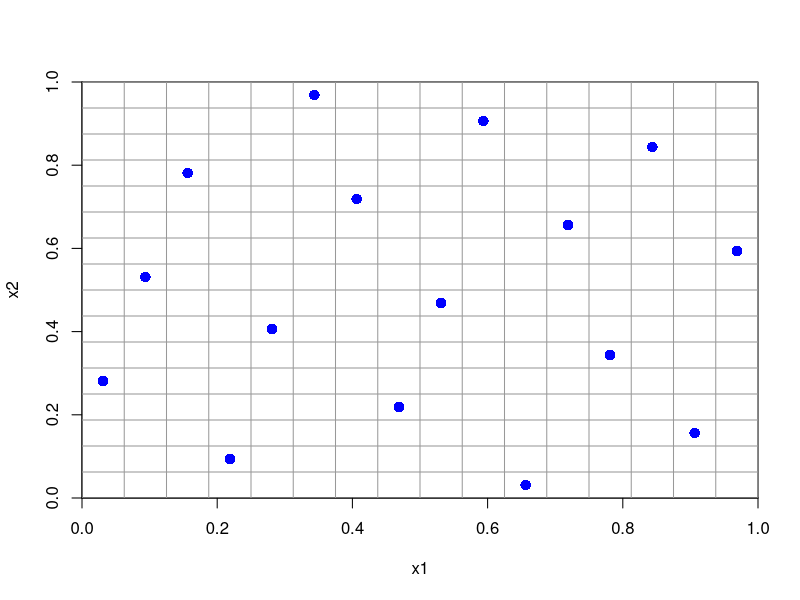
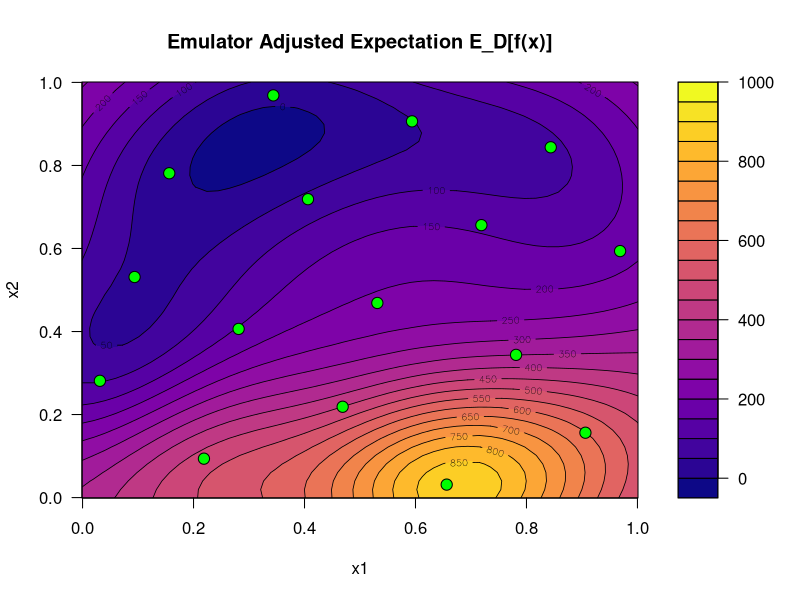
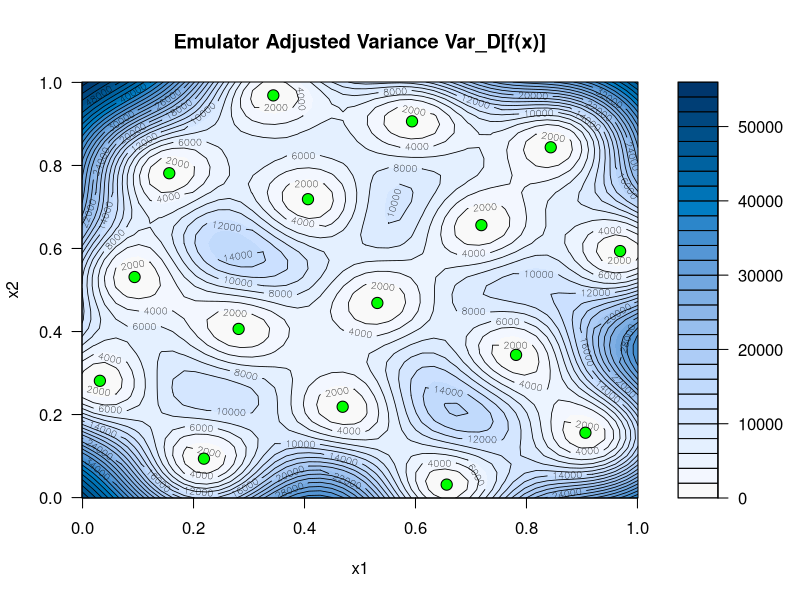
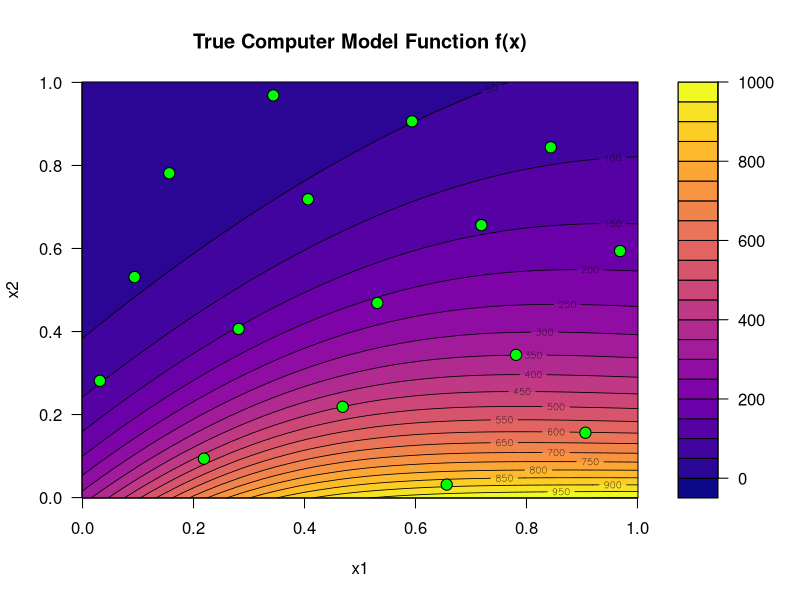
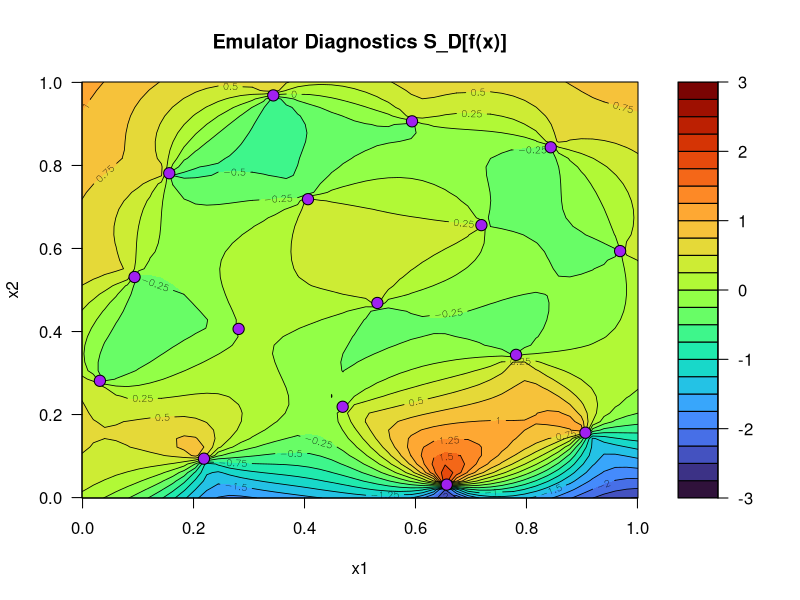
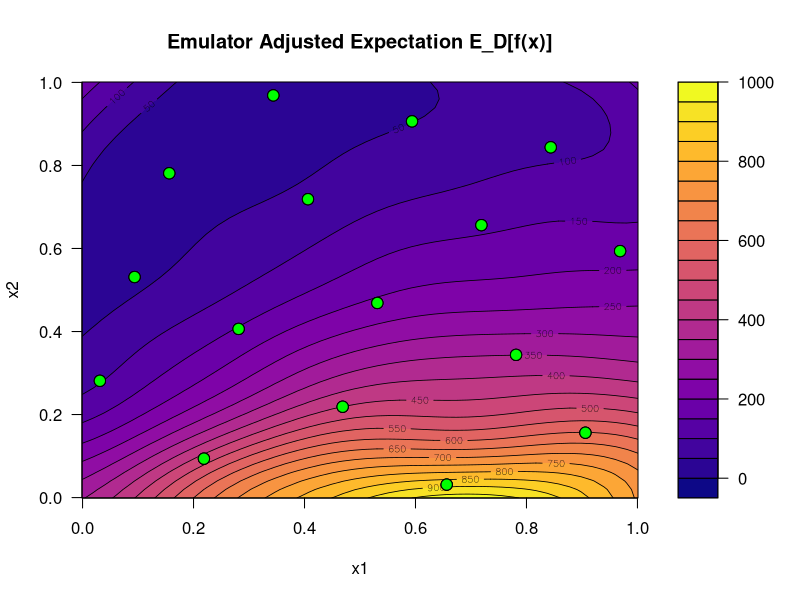
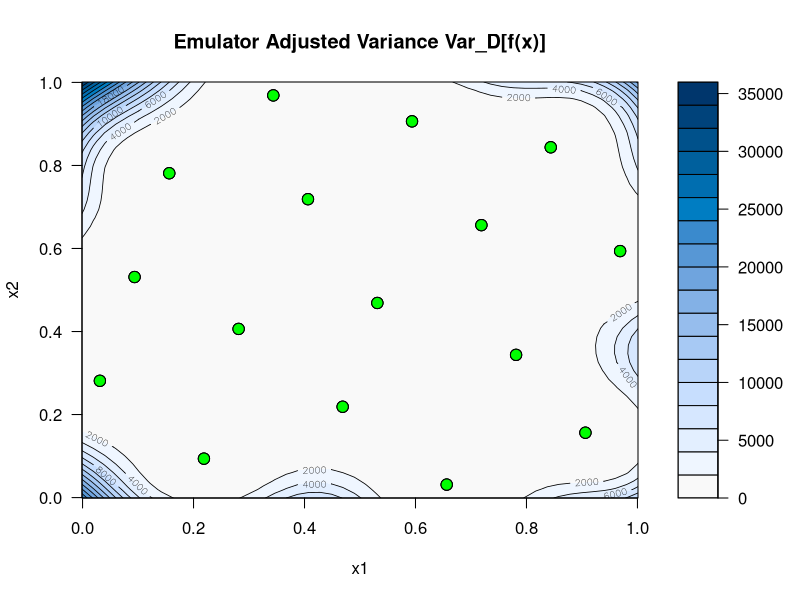
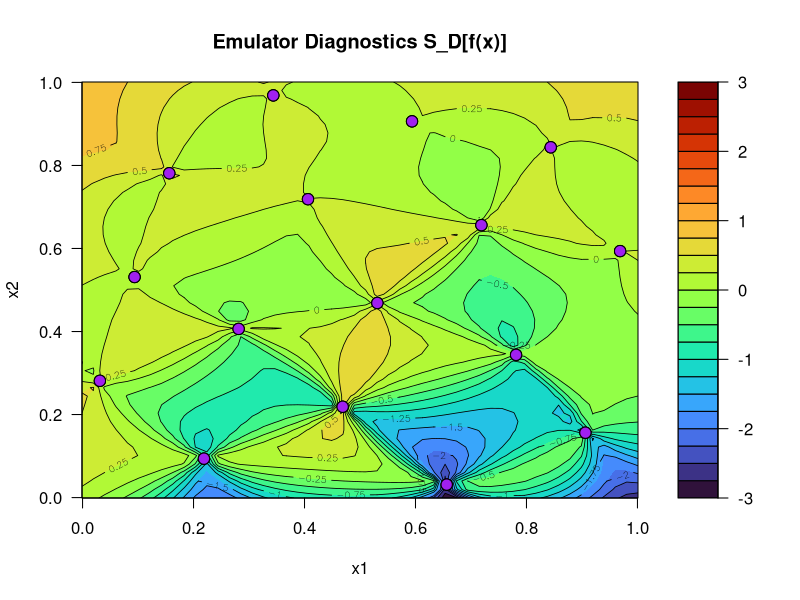

These charts were generated, in order, by the following R code:
## ---- chunk 1
knitr::opts_chunk$set(echo = TRUE)
## ---- chunk 2
# We will use the 'lsoda' numerical ODE solver from the deSolve package
library(deSolve)

# Define the SIRS Disease model. Here, x1 = alpha_SI, x2 = alpha_IR, x3 = alpha_SR .
# S = number of susceptible individuals, I = number of infected individuals, R = number of recovered individuals.
SIRS_Disease_Model <- function(t, y, parms) {		
  with(as.list(parms),{
    N  <-  y["S"] + y["I"] + y["R"]
    dS  	=   x3 * y["R"]  -  x1 * y["S"] * y["I"] / N
    dI		=   x1 * y["S"] * y["I"] / N  - x2 * y["I"]
    dR    =   x2 * y["I"]  -  x3 * y["R"]
    res <- c(dS, dI, dR)
    list(res)
  })
}

## ---- chunk 3
# Initial configuration for the number of individuals in compartment S, I and R at time t=0
ystart <- c(S = 850, I = 150, R = 0)				

# Define the time period
times <- seq(0, 10, length=100)

## ---- chunk 4
simple_BL_emulator_v2 <- function(x,              # the emulator prediction point
                                  xD,             # the run input locations xD
                                  D,              # the run outputs D = (f(x^1),...,f(x^n))
                                  theta = 1,      # the correlation lengths
                                  sigma = 1,      # the prior SD sigma sqrt(Var[f(x)])
                                  E_f = 0         # prior expectation of f: E(f(x)) = 0 
){
  
  # store length of runs D  
  n <- length(D)
  
  # Define Covariance structure of f(x): Cov[f(x),f(xdash)] 
  Cov_fx_fxdash <- function(x,xdash) sigma^2 * exp(-sum((x-xdash)^2)/theta^2) 
  
  
  # Define objects needed for BL update rules 
  # Create E[D] vector
  E_D <- rep(E_f,n)
  
  # Create Var_D matrix:
  Var_D <- matrix(0,nrow=n,ncol=n)

  for(i in 1:n) for(j in 1:n) Var_D[i,j] <- Cov_fx_fxdash(xD[i,],xD[j,])  
  
  # Create E[f(x)]
  E_fx <- E_f
  
  # Create Var_f(x) 
  Var_fx <- sigma^2
  
  # Create Cov_fx_D row vector
  Cov_fx_D <- matrix(0,nrow=1,ncol=n)

  for(j in 1:n) Cov_fx_D[1,j] <- Cov_fx_fxdash(x,xD[j,])    
  
  # Perform Bayes Linear adjustment to find Adjusted Expectation and Variance of f(x)
  ED_fx   <-  E_fx + Cov_fx_D %*% solve(Var_D) %*% (D - E_D)   
  VarD_fx <-  Var_fx - Cov_fx_D %*% solve(Var_D) %*% t(Cov_fx_D)  
  
  # Return the emulator adjusted expectation and variance 
  return(c("ExpD_f(x)"=ED_fx,"VarD_f(x)"=VarD_fx))  
  
}

## ---- chunk 5
lhd_maximin <- function(nl){                    # nl = number of points in LHD 
  
  x_lhd <- cbind("x1"=sample(0:(nl-1)),"x2"=sample(0:(nl-1))) / nl  +  0.5/nl  # create LHD
  
  ### Maximin loop: performs swaps on 1st of two closest points with another random point
  for(i in 1:1000){
    mat <- as.matrix(dist(x_lhd)) + diag(10,nl) # creates matrix of distances between points
    # note the inflated diagonal 
    closest_runs <- which(mat==min(mat),arr.ind=TRUE)   # finds pairs of closest runs
    ind <- closest_runs[sample(nrow(closest_runs),1),1] # chooses one of close runs at random
    swap_ind <- sample(setdiff(1:nl,ind),1)       # randomly selects another run to swap with
    x_lhd2 <- x_lhd                               # creates second version of LHD
    x_lhd2[ind[1],1]   <- x_lhd[swap_ind,1] # swaps x_1 vals between 1st close run & other run
    x_lhd2[swap_ind,1] <- x_lhd[ind[1],1]   # swaps x_1 vals between 1st close run & other run
    if(min(dist(x_lhd2)) >= min(dist(x_lhd))-0.00001) {  # if min distance between points is same or better
      x_lhd <- x_lhd2                                    # we replace LHD with new LHD with the swap
      # cat("min dist =",min(dist(x_lhd)),"Iteration = ",i,"\n") # write out min dist 
    }
  }
  
  
  return(x_lhd)
}

set.seed(15)
x_lhd<- lhd_maximin(16)
xD <- x_lhd

# plot maximin Latin hypercube design

plot(xD,xlim=c(0,1),ylim=c(0,1),pch=16,xaxs="i",yaxs="i",col="blue",xlab="x1",ylab="x2",cex=1.4)
abline(h=(0:16)/16,col="grey60")
abline(v=(0:16)/16,col="grey60")

## ---- chunk 6
xD_scaled <- cbind("x1"=rep(0,16),"x2"=rep(0,16))
xD_scaled[,1] <- xD[,1]*0.7+0.1
xD_scaled[,2] <- xD[,2]*0.5
## ---- chunk 7
# Perform 16 runs of the SIRS model extracting the output for t=10 and store as D 
D <- NULL

for(i in 1:nrow(xD_scaled)){
  parms = c( xD_scaled[i,1], xD_scaled[i,2], x3 = 0.04)
  # Extract the output at t=10, this corresponds to the 101st row 
  infected <- as.matrix(lsoda(ystart, times, SIRS_Disease_Model, parms, maxsteps=20000)) [100,"I"]
  D <- c(D,infected)
  
}		
## ---- chunk 8
x_grid <- seq(-0.001,1.001,len=50)
xP <- as.matrix(expand.grid("x1"=x_grid,"x2"=x_grid))
## ---- chunk 9
em_out <- t(apply(xP,1,simple_BL_emulator_v2,xD=xD,D=D,theta=0.25,sigma=250,E_f=350))   
E_D_fx_mat <- matrix(em_out[,"ExpD_f(x)"],nrow=length(x_grid),ncol=length(x_grid)) 
Var_D_fx_mat <- matrix(em_out[,"VarD_f(x)"],nrow=length(x_grid),ncol=length(x_grid)) 
## ---- chunk 10
### define filled contour plot function for emulator output ###
emul_fill_cont <- function(
    cont_mat,            # matrix of values we want contour plot of 
    cont_levs=NULL,      # contour levels (NULL: automatic selection)
    nlev=20,             # approx no. of contour levels for auto select  
    plot_xD=TRUE,        # plot the design runs TRUE or FALSE
    xD=NULL,             # the design points if needed
    xD_col="green",      # colour of design runs
    x_grid,              # grid edge locations that define xP
    ...                  # extra arguments passed to filled.contour
){
  
  ### Define contour levels if necessary ###
  if(is.null(cont_levs)) cont_levs <- pretty(cont_mat,n=nlev)     
  
  ### create the filled contour plot ###
  filled.contour(x_grid,x_grid,cont_mat,levels=cont_levs,xlab="x1",ylab="x2",...,  
                 plot.axes={axis(1);axis(2)                 # sets up plotting in contour box
                   contour(x_grid,x_grid,cont_mat,add=TRUE,levels=cont_levs,lwd=0.8)   # plot contour lines
                   if(plot_xD) points(xD,pch=21,col=1,bg=xD_col,cex=1.5)})  # plot design points
}


## ---- chunk 11
library(viridisLite)

exp_cols <- plasma
var_cols <-  function(n) hcl.colors(n, "blues3", rev = TRUE)
diag_cols <- turbo
## ---- chunk 12

emul_fill_cont(cont_mat=E_D_fx_mat,cont_levs=seq(-50,1000,50),xD=xD,x_grid=x_grid,
               color.palette=exp_cols,        # this sets the colour scheme
               main="Emulator Adjusted Expectation E_D[f(x)]")

emul_fill_cont(cont_mat=Var_D_fx_mat,cont_levs=NULL,xD=xD,x_grid=x_grid,
               color.palette=var_cols,
               main="Emulator Adjusted Variance Var_D[f(x)]")
## ---- chunk 13
f <- NULL
for(i in 1:nrow(xP)){
  
  parms = c( xP[i,1]*0.7+0.1, xP[i,2]*0.5, x3 = 0.04)
  out <- as.matrix(lsoda(ystart, times, SIRS_Disease_Model, parms, maxsteps=20000)) [100,"I"]
  f <-  c(f,out)
}
fxP_mat <- matrix(f,nrow=length(x_grid),ncol=length(x_grid)) 



emul_fill_cont(cont_mat=fxP_mat,cont_levs=seq(-50,1000,50),xD=xD,x_grid=x_grid,
               color.palette=exp_cols,
               main="True Computer Model Function f(x)" )

## ---- chunk 14
S_diag_mat <- (E_D_fx_mat - fxP_mat) / sqrt(Var_D_fx_mat)

emul_fill_cont(cont_mat=S_diag_mat,cont_levs=seq(-3,3,0.25),xD=xD,x_grid=x_grid,
               xD_col="purple",
               color.palette=diag_cols,
               main="Emulator Diagnostics S_D[f(x)]")
## ---- chunk 15
# Define the SIRS Disease model. Here, x1 = alpha_SI, x2 = alpha_IR, x3 = alpha_SR .
# This model solves for S,I and R, and the partial derivatives of these outputs with respect to x1, x2 and x3
SIRS_Disease_Model_adjoint <- function(t, y, parms) {	

  with(as.list(parms),{
 
    N  <-  y["S"] + y["I"] + y["R"]
    dS  	=   x3 * y["R"]  -  x1 * y["S"] * y["I"] / N
    dI		=   x1 * y["S"] * y["I"] / N  - x2 * y["I"]
    dR    =   x2 * y["I"]  -  x3 * y["R"]
    
    dSdx1 = x3*y["dRdx1"] -x1*y["dSdx1"]*y["I"]/N - x1*y["S"]*y["dIdx1"]/N - y["S"]*y["I"]/N
    dSdx2 = x3*y["dRdx2"] -x1*y["dSdx2"]*y["I"]/N - x1*y["S"]*y["dIdx2"]/N
    dSdx3 = x3*y["dRdx3"]+ y["R"] -x1*y["dSdx3"]*y["I"] /N - x1*y["S"]*y["dIdx3"]/N
    
    dIdx1 = x1*y["dSdx1"]*y["I"]/N +x1*y["S"]*y["dIdx1"]/N +y["S"]*y["I"]/N -x2*y["dIdx1"]
    dIdx2 = x1*y["dSdx2"]*y["I"]/N + x1*y["S"]*y["dIdx2"]/N -x2*y["dIdx2"] - y["I"]
    dIdx3 = x1*y["dSdx3"]*y["I"] /N + x1*y["S"]*y["dIdx3"]/N - x2*y["dIdx3"]
    
    dRdx1 = x2*y["dIdx1"] - x3*y["dRdx1"]
    dRdx2 = y["I"] + x2*y["dIdx2"] -x3*y["dRdx2"]
    dRdx3 = x2*y["dIdx3"] - y["R"] -x3*y["dRdx3"]
 
    
    res <- c(dS, dI, dR, dSdx1,dSdx2,dSdx3,dIdx1,dIdx2,dIdx3,dRdx1,dRdx2,dRdx3)
    list(res)
  })
}

## ---- chunk 16
simple_BL_emulator_v2_dev<- function(x,              # the emulator prediction point
                                  xD,             # the run input locations xD
                                  D,              # the run outputs D = (f(x^1),...,f(x^n))
                                  theta = 1,      # the correlation lengths
                                  sigma = 1,      # the prior SD sigma sqrt(Var[f(x)])
                                  E_f=0,         # prior expectation of f: E(f(x)) = 0 
                                  n=16,           # # the number of design runs
                                  n_x1=16,       # the number of x1 derivatives 
                                  n_x2=16         # the number of x2 derivatives 
){
  
  # Define Covariance structure of f(x): Cov[f(x),f(xdash)] 
  Cov_fx_fxdash <- function(x,xdash) sigma^2 * exp(-sum((x-xdash)^2)/theta^2)
  
  # Derivatives here are w.r.t x1
  # Define Covariance structure of f(x): Cov[f'(x),f(xdash)] 
  Cov_fx_fxdash_dx1 <- function(x,xdash) -2*sigma^2 *(x[1]-xdash[1]) *exp(-sum((x-xdash)^2)/theta^2) /theta^2
  # Define Covariance structure of f(x): Cov[f(x),f'(xdash)] 
  Cov_fx_fxdash_dx1dash <- function(x,xdash) 2*sigma^2 *(x[1]-xdash[1]) *exp(-sum((x-xdash)^2)/theta^2)/theta^2
  # Define Covariance structure of f(x): Cov[f'(x),f'(xdash)] 
  Cov_fx_fxdash_dx1dx1dash <- function(x,xdash) -4*sigma^2 *(x[1]-xdash[1])^2 *exp(-sum((x-xdash)^2)/theta^2)/theta^4 + 2*sigma^2*exp(-sum((x-xdash)^2)/theta^2) /theta^2
  
  # Derivatives here are w.r.t x2
  # Define Covariance structure of f(x): Cov[f'(x),f(xdash)] 
  Cov_fx_fxdash_dx2 <- function(x,xdash) -2*sigma^2 *(x[2]-xdash[2]) *exp(-sum((x-xdash)^2)/theta^2) /theta^2
  # Define Covariance structure of f(x): Cov[f(x),f'(xdash)] 
  Cov_fx_fxdash_dx2dash <- function(x,xdash) 2*sigma^2 *(x[2]-xdash[2]) *exp(-sum((x-xdash)^2)/theta^2)/theta^2
  # Define Covariance structure of f(x): Cov[f'(x),f'(xdash)] 
  Cov_fx_fxdash_dx2dx2dash <- function(x,xdash) -4*sigma^2 *(x[2]-xdash[2])^2 *exp(-sum((x-xdash)^2)/theta^2)/theta^4 + 2*sigma^2*exp(-sum((x-xdash)^2)/theta^2) /theta^2
  
  # Mixed partial derivatives  
  Cov_mixed <- function(x,xdash) -4*sigma^2 *(x[2]-xdash[2])*(x[1]-xdash[1]) *exp(-sum((x-xdash)^2)/theta^2)/theta^4
  
  # Create E[D] vector
  # We give each partial derivative zero expectation
  E_D <- c(rep(E_f,n),rep(0,n_x1),rep(0,n_x2))
  #E_D <- c(rep(E_f,n+n_x1+n_x2))
  
  # Create Var_D matrix
  Var_D <- matrix(0,nrow=n+n_x1+n_x2,ncol=n+n_x1+n_x2)
 
  # Keep this part of the matrix the same as in the non-derivative case
  for(i in 1:n) for(j in 1:n) Var_D[i,j] <- Cov_fx_fxdash(xD[i,],xD[j,]) 
  
  # Include the derivatives w.r.t x1
  for(i in 1:n) for(j in (n+1):(n+n_x1)) Var_D[i,j] <- Cov_fx_fxdash_dx1dash(xD[i,],xD[j,])  
  
  for(i in (n+1):(n+n_x1)) for(j in 1:n) Var_D[i,j] <-Cov_fx_fxdash_dx1(xD[i,],xD[j,])  
  
  for(i in (n+1):(n+n_x1)) for(j in (n+1):(n+n_x1) ) Var_D[i,j] <-Cov_fx_fxdash_dx1dx1dash(xD[i,],xD[j,]) 
  
  
  # Now include the derivatives w.r.t x2
  for(i in 1:n) for(j in (n+n_x1+1):(n+n_x1+n_x2)) Var_D[i,j] <- Cov_fx_fxdash_dx2dash(xD[i,],xD[j,])  
  
  for(i in (n+n_x1+1):(n+n_x1+n_x2)) for(j in 1:n)  Var_D[i,j] <-Cov_fx_fxdash_dx2(xD[i,],xD[j,])  
  
  for(i in (n+n_x1+1):(n+n_x1+n_x2)) for(j in (n+n_x1+1):(n+n_x1+n_x2) ) Var_D[i,j] <- Cov_fx_fxdash_dx2dx2dash(xD[i,],xD[j,])
  
  for(i in (n+n_x1+1):(n+n_x1+n_x2)) for(j in (n+1):(n+n_x1)) Var_D[i,j] <- Cov_mixed(xD[i,],xD[j,])
    
  for(i in (n+1):(n+n_x1))   for(j in (n+n_x1+1):(n+n_x1+n_x2)) Var_D[i,j] <- Cov_mixed(xD[i,],xD[j,])

  # Create E[f(x)]
  E_fx <- E_f
  
  # Create Var_f(x) 
  Var_fx <- sigma^2
  
  # Create Cov_fx_D row vector
  Cov_fx_D <- matrix(0,nrow=1,ncol=n+n_x1+n_x2)
  
  # Covariance for our known runs
  for(j in 1:n) Cov_fx_D[1,j] <- Cov_fx_fxdash(x,xD[j,])    
  # Covariance for x1 partial derivatives
  for(j in (n+1):(n+n_x1)) Cov_fx_D[1,j] <- Cov_fx_fxdash_dx1dash(x,xD[j,])
  # Covariance for x2 partial derivatives
  for(j in (n+n_x1+1):(n+n_x1+n_x2)) Cov_fx_D[1,j] <- Cov_fx_fxdash_dx2dash(x,xD[j,])
  
  #Perform Bayes Linear adjustment to find Adjusted Expectation and Variance of f(x)
  ED_fx   <-  E_fx + Cov_fx_D %*% solve(Var_D) %*% (D - E_D)   
  VarD_fx <-  Var_fx - Cov_fx_D %*% solve(Var_D) %*% t(Cov_fx_D)  
  
  ### Return the emulator adjusted expectation and variance

  return(c("ExpD_f(x)"=ED_fx,"VarD_f(x)"=VarD_fx))  

}

## ---- chunk 17
# Starting configuration for the adjoint SIRS model 
ystart <- c(S = 850, I = 150, R = 0, dSdx1=0, dSdx2=0, dSdx3=0, dIdx1=0, dIdx2=0, dIdx3=0, dRdx1=0, dRdx2=0, dRdx3=0)


x1_dev <- NULL
for(i in 1:nrow(xD)){
  parms = c(xD_scaled[i,1], xD_scaled[i,2], x3=0.04,dSdx1 = 0, dIdx1 = 0, dRdx1 = 0, dSdx2 = 0, dIdx2 = 0, dRdx2 = 0, dSdx3 = 0, dIdx3 = 0, dRdx3 = 0)
  # Extract the output at t=10, this corresponds to the 101st row 
  infected <- as.matrix(lsoda(ystart, times, SIRS_Disease_Model_adjoint, parms, maxsteps=200000)) [100,"dIdx1"]
  x1_dev <- c(x1_dev,infected)
  
}		

# Transform derivatives to their original scale
x1_dev <- x1_dev*0.7


x2_dev <- NULL
for(i in 1:nrow(xD_scaled)){
  parms = c(xD_scaled[i,1], xD_scaled[i,2], x3=0.04, dSdx1 = 0, dIdx1 = 0, dRdx1 = 0, dSdx2 = 0, dIdx2 = 0, dRdx2 = 0, dSdx3 = 0, dIdx3 = 0, dRdx3 = 0)
  # Extract the output at t=10, this corresponds to the 101st row 
  infected <- as.matrix(lsoda(ystart, times, SIRS_Disease_Model_adjoint, parms, maxsteps=20000)) [100,"dIdx2"]
  x2_dev <- c(x2_dev,infected)
  
}	

# Transform derivatives to their original scale
x2_dev <- x2_dev*0.5

## ---- chunk 18
# Add this derivative information to D
D <- c(D,x1_dev,x2_dev)

# Record the input points for each partial derivative
xD <- rbind(xD,xD,xD)

# Emulate
em_out <- t(apply(xP,1,simple_BL_emulator_v2_dev,xD=xD,D=D,theta=0.25,sigma=250,E_f=350))

E_D_fx_mat <- matrix(em_out[,"ExpD_f(x)"],nrow=length(x_grid),ncol=length(x_grid)) 
Var_D_fx_mat <- matrix(em_out[,"VarD_f(x)"],nrow=length(x_grid),ncol=length(x_grid)) 

emul_fill_cont(cont_mat=E_D_fx_mat,cont_levs=seq(-50,1000,50),xD=xD,x_grid=x_grid,
               color.palette=exp_cols,        # this sets the colour scheme
               main="Emulator Adjusted Expectation E_D[f(x)]")


emul_fill_cont(cont_mat=Var_D_fx_mat,cont_levs=NULL,xD=xD,x_grid=x_grid,
               color.palette=var_cols,
               main="Emulator Adjusted Variance Var_D[f(x)]")

## ---- chunk 19
S_diag_mat <- (E_D_fx_mat - fxP_mat) / sqrt(Var_D_fx_mat)

emul_fill_cont(cont_mat=S_diag_mat,cont_levs=seq(-3,3,0.25),xD=xD,x_grid=x_grid,
               xD_col="purple",
               color.palette=diag_cols,
               main="Emulator Diagnostics S_D[f(x)]")
## ---- chunk 20
simple_BL_emulator_v2_x1 <- function(x,              # the emulator prediction point
                                  xD,             # the run input locations xD
                                  D,              # the run outputs D = (f(x^1),...,f(x^n))
                                  theta = 1,      # the correlation lengths
                                  sigma = 1,      # the prior SD sigma sqrt(Var[f(x)])
                                  E_f = 0,       # prior expectation of f: E(f(x)) = 0 
                                  n_x1 = 16   # the number of x1 derivatives 
){
  
  # store length of runs D  
  n <- 16
  
  
  ### Define Covariance structure of f(x): Cov[f(x),f(xdash)] 
  Cov_fx_fxdash <- function(x,xdash) sigma^2 * exp(-sum((x-xdash)^2)/theta^2)
  
  # Derivatives are w.r.t x1:
  # Define Covariance structure of f(x): Cov[f'(x),f(xdash)] 
  Cov_fx_fxdash_dx1 <- function(x,xdash) -2*sigma^2 *(x[1]-xdash[1]) *exp(-sum((x-xdash)^2)/theta^2) /theta^2
  # Define Covariance structure of f(x): Cov[f(x),f'(xdash)] 
  Cov_fx_fxdash_dx1dash <- function(x,xdash) 2*sigma^2 *(x[1]-xdash[1]) *exp(-sum((x-xdash)^2)/theta^2)/theta^2
  # Define Covariance structure of f(x): Cov[f'(x),f'(xdash)] 
  Cov_fx_fxdash_dx1dx1dash <- function(x,xdash) -4*sigma^2 *(x[1]-xdash[1])^2 *exp(-sum((x-xdash)^2)/theta^2)/theta^4 + 2*sigma^2*exp(-sum((x-xdash)^2)/theta^2) /theta^2
  
  
 
  # Create E[D] vector
  # Give the x1 partial derivatives zero expectation
  E_D <- c(rep(E_f,n), rep(0,n_x1))
  
  # Create Var_D matrix:
  Var_D <- matrix(0,nrow=n+n_x1,ncol=n+n_x1)
  
  # Keep this part of the matrix the same as emulating without derivative information
  for(i in 1:n) for(j in 1:n) Var_D[i,j] <- Cov_fx_fxdash(xD[i,],xD[j,])  
  
  # Including the x1 partial derivatives
  for(i in 1:n) for(j in (n+1):(n+n_x1)) Var_D[i,j] <- Cov_fx_fxdash_dx1dash(xD[i,],xD[j,])  
  
  for(j in 1:n) for(i in (n+1):(n+n_x1)) Var_D[i,j] <-Cov_fx_fxdash_dx1(xD[i,],xD[j,])  
  
  for(i in (n+1):(n+n_x1)) for(j in (n+1):(n+n_x1) )    Var_D[i,j] <-Cov_fx_fxdash_dx1dx1dash(xD[i,],xD[j,]) 
  
  
  
  # Create E[f(x)]
  E_fx <- E_f
  
  # Create Var_f(x) 
  Var_fx <- sigma^2
  
  # Create Cov_fx_D row vector
  Cov_fx_D <- matrix(0,nrow=1,ncol=n+n_x1)
  
  for(j in 1:n) Cov_fx_D[1,j] <- Cov_fx_fxdash(x,xD[j,])    
  
  # Include the x1 partial derivative information
  for(j in (n+1):(n+n_x1)) Cov_fx_D[1,j] <- Cov_fx_fxdash_dx1dash(x,xD[j,])

  
  #Perform Bayes Linear adjustment to find Adjusted Expectation and Variance of f(x)
  ED_fx   <-  E_fx + Cov_fx_D %*% solve(Var_D) %*% (D - E_D)   
  VarD_fx <-  Var_fx - Cov_fx_D %*% solve(Var_D) %*% t(Cov_fx_D)  

  # Return emulator adjusted expectation and variance 
  return(c("ExpD_f(x)"=ED_fx,"VarD_f(x)"=VarD_fx))  
  
  
}
## ---- chunk 21
ystart <- c(S = 850, I = 150, R = 0)


# Perform 16 runs of the SIR model extracting the output for t=10 and store as D 
D <- NULL

for(i in 1:nrow(xD_scaled)){
  parms = c( xD_scaled[i,1], xD_scaled[i,2], x3 = 0.04)
  infected <- as.matrix(lsoda(ystart, times, SIRS_Disease_Model, parms, maxsteps=20000)) [100,"I"]
  D <- c(D,infected)
  
}		


### Define 50x50 grid of prediction points xP for emulator evaluation ###
x_grid <- seq(-0.001,1.001,len=50)
xP <- as.matrix(expand.grid("x1"=x_grid,"x2"=x_grid))



D <- c(D,x1_dev)
xD <- rbind(xD,xD)
em_out <- t(apply(xP,1,simple_BL_emulator_v2_x1,xD=xD,D=D,n_x1=16,theta=0.25,sigma=250,E_f=350))


### store emulator output as matrices to aid plotting ###
E_D_fx_mat <- matrix(em_out[,"ExpD_f(x)"],nrow=length(x_grid),ncol=length(x_grid)) 
Var_D_fx_mat <- matrix(em_out[,"VarD_f(x)"],nrow=length(x_grid),ncol=length(x_grid)) 

emul_fill_cont(cont_mat=E_D_fx_mat,cont_levs=seq(-50,1000,50),xD=xD,x_grid=x_grid,
               color.palette=exp_cols,        # this sets the colour scheme
               main="Emulator Adjusted Expectation E_D[f(x)]")


emul_fill_cont(cont_mat=Var_D_fx_mat,cont_levs=NULL,xD=xD,x_grid=x_grid,
               color.palette=var_cols,
               main="Emulator Adjusted Variance Var_D[f(x)]")
## ---- chunk 22
simple_BL_emulator_v2_x2 <- function(x,              # the emulator prediction point
                                  xD,             # the run input locations xD
                                  D,              # the run outputs D = (f(x^1),...,f(x^n))
                                  theta = 1,      # the correlation lengths
                                  sigma = 1,      # the prior SD sigma sqrt(Var[f(x)])
                                  E_f = 0 ,      # prior expectation of f: E(f(x)) = 0 
                                  n_x2 = 16    # the number of x2 derivatives 
){
  
  # store length of runs D  
  n <- 16
  
  # Define Covariance structure of f(x): Cov[f(x),f(xdash)] 
  Cov_fx_fxdash <- function(x,xdash) sigma^2 * exp(-sum((x-xdash)^2)/theta^2)
 
  
  # Derivatives are w.r.t x2:
  # Define Covariance structure of f(x): Cov[f'(x),f(xdash)] 
  Cov_fx_fxdash_dx2 <- function(x,xdash) -2*sigma^2 *(x[2]-xdash[2]) *exp(-sum((x-xdash)^2)/theta^2) /theta^2
  # Define Covariance structure of f(x): Cov[f(x),f'(xdash)] 
  Cov_fx_fxdash_dx2dash <- function(x,xdash) 2*sigma^2 *(x[2]-xdash[2]) *exp(-sum((x-xdash)^2)/theta^2)/theta^2
  # Define Covariance structure of f(x): Cov[f'(x),f'(xdash)] 
  Cov_fx_fxdash_dx2dx2dash <- function(x,xdash) -4*sigma^2 *(x[2]-xdash[2])^2 *exp(-sum((x-xdash)^2)/theta^2)/theta^4 + 2*sigma^2*exp(-sum((x-xdash)^2)/theta^2) /theta^2
  
  
  # Create E[D] vector
  # Give the x2 partial derivatives zero expectation
  E_D <- c(rep(E_f,n),rep(0,n_x2))
  
  # Create Var_D matrix:
  Var_D <- matrix(0,nrow=n+n_x2,ncol=n+n_x2)
  
  # Keep this part of the matrix the same as emulating without derivative information
  for(i in 1:n) for(j in 1:n) Var_D[i,j] <- Cov_fx_fxdash(xD[i,],xD[j,])  
  
  # Now include the x2 partial derivatives 
  for(i in 1:n) for(j in (n+1):(n+n_x2)) Var_D[i,j] <- Cov_fx_fxdash_dx2dash(xD[i,],xD[j,])  
  
  for(j in 1:n) for(i in (n+1):(n+n_x2)) Var_D[i,j] <-Cov_fx_fxdash_dx2(xD[i,],xD[j,])  
  
  for(i in (n+1):(n+n_x2)) for(j in (n+1):(n+n_x2) )    Var_D[i,j] <-Cov_fx_fxdash_dx2dx2dash(xD[i,],xD[j,]) 
  
  
  # Create E[f(x)]
  E_fx <- E_f
  
  # Create Var_f(x) 
  Var_fx <- sigma^2
  
  # Create Cov_fx_D row vector
  Cov_fx_D <- matrix(0,nrow=1,ncol=n+n_x2)
  
  for(j in 1:n) Cov_fx_D[1,j] <- Cov_fx_fxdash(x,xD[j,])    
  
  for(j in (n+1):(n+n_x2)) Cov_fx_D[1,j] <- Cov_fx_fxdash_dx2dash(x,xD[j,])

  
  # Perform Bayes Linear adjustment to find Adjusted Expectation and Variance of f(x) 
  ED_fx   <-  E_fx + Cov_fx_D %*% solve(Var_D) %*% (D - E_D)   
  VarD_fx <-  Var_fx - Cov_fx_D %*% solve(Var_D) %*% t(Cov_fx_D)  

  # Return emulator adjusted expectation and variance 
  return(c("ExpD_f(x)"=ED_fx,"VarD_f(x)"=VarD_fx))  
  
}
## ---- chunk 23
xD <- x_lhd

# Perform 16 runs of the SIR model extracting the output for t=10 and store as D 
D <- NULL

for(i in 1:nrow(xD_scaled)){
  parms = c( xD_scaled[i,1], xD_scaled[i,2], x3 = 0.04)
  infected <- as.matrix(lsoda(ystart, times, SIRS_Disease_Model, parms, maxsteps=20000)) [100,"I"]
  D <- c(D,infected)
  
}		

# Define 50x50 grid of prediction points xP for emulator evaluation 
x_grid <- seq(-0.001,1.001,len=50)
xP <- as.matrix(expand.grid("x1"=x_grid,"x2"=x_grid))


D <- c(D,x2_dev)
xD <- rbind(xD,xD)
em_out <- t(apply(xP,1,simple_BL_emulator_v2_x2,xD=xD,D=D,theta=0.25,sigma=250,E_f=350))

# Store the emulator output as matrices 
E_D_fx_mat <- matrix(em_out[,"ExpD_f(x)"],nrow=length(x_grid),ncol=length(x_grid)) 
Var_D_fx_mat <- matrix(em_out[,"VarD_f(x)"],nrow=length(x_grid),ncol=length(x_grid)) 

emul_fill_cont(cont_mat=E_D_fx_mat,cont_levs=seq(-50,1000,50),xD=xD,x_grid=x_grid,
               color.palette=exp_cols,        # this sets the colour scheme
               main="Emulator Adjusted Expectation E_D[f(x)]")


emul_fill_cont(cont_mat=Var_D_fx_mat,cont_levs=NULL,xD=xD,x_grid=x_grid,
               color.palette=var_cols,
               main="Emulator Adjusted Variance Var_D[f(x)]")
## ---- chunk 24
set.seed(29)
x_lhd <- lhd_maximin(8)
# Define run locations as the Maximin LHD 
xD <- x_lhd 

xD_scaled <- cbind("x2"=rep(0,8),"x3"=rep(0,8))
xD_scaled[,1] <- xD[,1]*0.5
xD_scaled[,2] <- xD[,2]*0.05

# Perform 16 runs of the SIR model extracting the output for t=10 and store as D 
D <- NULL

for(i in 1:nrow(xD_scaled)){
  parms = c( x1=0.7, xD_scaled[i,1], xD_scaled[i,2])
  # Extract the output at t=10, this corresponds to the 101st row 
  infected <- as.matrix(lsoda(ystart, times, SIRS_Disease_Model, parms, maxsteps=20000)) [100,"R"]
  D <- c(D,infected)
  
}		
## ---- chunk 25
simple_BL_emulator_dev_theta<- function(x,              # the emulator prediction point
                                         xD,             # the run input locations xD
                                         D,              # the run outputs D = (f(x^1),...,f(x^n))
                                         theta = c(1,1),      # the correlation lengths
                                         sigma = 1,      # the prior SD sigma sqrt(Var[f(x)])
                                         E_f=0,         # prior expectation of f: E(f(x)) = 0 
                                         n=8,           # # the number of design runs
                                         n_x1=8,       # the number of x1 derivatives 
                                         n_x2=8         # the number of x2 derivatives 
){
  
  
  
  
  ### Define Covariance structure of f(x): Cov[f(x),f(xdash)] ###
  Cov_fx_fxdash <- function(x,xdash) sigma^2 * exp(-(x[1]-xdash[1])^2/theta[1]^2 -(x[2]-xdash[2])^2/theta[2]^2)
  
  ## Derivatives w.r.t x1 ##
  ### Define Covariance structure of f(x): Cov[f'(x),f(xdash)] ###
  Cov_fx_fxdash_dx1 <- function(x,xdash) -2*sigma^2 *(x[1]-xdash[1]) *exp(-(x[1]-xdash[1])^2/theta[1]^2 -(x[2]-xdash[2])^2/theta[2]^2) /theta[1]^2
  ### Define Covariance structure of f(x): Cov[f(x),f'(xdash)] ###
  Cov_fx_fxdash_dx1dash <- function(x,xdash) 2*sigma^2 *(x[1]-xdash[1]) *exp(-(x[1]-xdash[1])^2/theta[1]^2 -(x[2]-xdash[2])^2/theta[2]^2)/theta[1]^2
  ### Define Covariance structure of f(x): Cov[f'(x),f'(xdash)] ###
  Cov_fx_fxdash_dx1dx1dash <- function(x,xdash) -4*sigma^2 *(x[1]-xdash[1])^2 *exp(-(x[1]-xdash[1])^2/theta[1]^2 -(x[2]-xdash[2])^2/theta[2]^2)/theta[1]^4 + 2*sigma^2*exp(-(x[1]-xdash[1])^2/theta[1]^2 -(x[2]-xdash[2])^2/theta[2]^2) /theta[1]^2
  
  
  ## Derivatives w.r.t x2 ##
  ### Define Covariance structure of f(x): Cov[f'(x),f(xdash)] ###
  Cov_fx_fxdash_dx2 <- function(x,xdash) -2*sigma^2 *(x[2]-xdash[2]) *exp(-(x[1]-xdash[1])^2/theta[1]^2 -(x[2]-xdash[2])^2/theta[2]^2) /theta[2]^2
  ### Define Covariance structure of f(x): Cov[f(x),f'(xdash)] ###
  Cov_fx_fxdash_dx2dash <- function(x,xdash) 2*sigma^2 *(x[2]-xdash[2]) *exp(-(x[1]-xdash[1])^2/theta[1]^2 -(x[2]-xdash[2])^2/theta[2]^2)/theta[2]^2
  ### Define Covariance structure of f(x): Cov[f'(x),f'(xdash)] ###
  Cov_fx_fxdash_dx2dx2dash <- function(x,xdash) -4*sigma^2 *(x[2]-xdash[2])^2 *exp(-(x[1]-xdash[1])^2/theta[1]^2 -(x[2]-xdash[2])^2/theta[2]^2)/theta[2]^4 + 2*sigma^2*exp(-(x[1]-xdash[1])^2/theta[1]^2 -(x[2]-xdash[2])^2/theta[2]^2) /theta[2]^2
  
  # Mixed partial derivatives 
  Cov_mixed <- function(x,xdash) -4*sigma^2 *(x[2]-xdash[2])*(x[1]-xdash[1]) *exp(-(x[1]-xdash[1])^2/theta[1]^2 -(x[2]-xdash[2])^2/theta[2]^2)/(theta[1]^2*theta[2]^2)
  
  
  
  # Create E[D] vector
  E_D <- c(rep(E_f,n),rep(0,n_x1),rep(0,n_x2))
  #E_D <- c(rep(E_f,n+n_x1+n_x2))
  
  # Create Var_D matrix:
  Var_D <- matrix(0,nrow=n+n_x1+n_x2,ncol=n+n_x1+n_x2)
  
  # Keep this part of the matrix the same 
  for(i in 1:n) for(j in 1:n) Var_D[i,j] <- Cov_fx_fxdash(xD[i,],xD[j,]) 
  
  # Include the derivatives w.r.t x1
  for(i in 1:n) for(j in (n+1):(n+n_x1)) Var_D[i,j] <- Cov_fx_fxdash_dx1dash(xD[i,],xD[j,])  
  
  for(i in (n+1):(n+n_x1)) for(j in 1:n) Var_D[i,j] <-Cov_fx_fxdash_dx1(xD[i,],xD[j,])  
  
  for(i in (n+1):(n+n_x1)) for(j in (n+1):(n+n_x1) ) Var_D[i,j] <-Cov_fx_fxdash_dx1dx1dash(xD[i,],xD[j,]) 
  
  
  # Now include the derivatives w.r.t x2
  for(i in 1:n) for(j in (n+n_x1+1):(n+n_x1+n_x2)) Var_D[i,j] <- Cov_fx_fxdash_dx2dash(xD[i,],xD[j,])  
  
  for(i in (n+n_x1+1):(n+n_x1+n_x2)) for(j in 1:n)  Var_D[i,j] <-Cov_fx_fxdash_dx2(xD[i,],xD[j,])  
  
  for(i in (n+n_x1+1):(n+n_x1+n_x2)) for(j in (n+n_x1+1):(n+n_x1+n_x2) ) Var_D[i,j] <- Cov_fx_fxdash_dx2dx2dash(xD[i,],xD[j,])
  
  for(i in (n+n_x1+1):(n+n_x1+n_x2)) for(j in (n+1):(n+n_x1)) Var_D[i,j] <- Cov_mixed(xD[i,],xD[j,])
  
  for(i in (n+1):(n+n_x1))   for(j in (n+n_x1+1):(n+n_x1+n_x2)) Var_D[i,j] <- Cov_mixed(xD[i,],xD[j,])
  
  # Create E[f(x)]
  E_fx <- E_f
  
  # Create Var_f(x) 
  Var_fx <- sigma^2
  
  # Create Cov_fx_D row vector
  Cov_fx_D <- matrix(0,nrow=1,ncol=n+n_x1+n_x2)
  
  for(j in 1:n) Cov_fx_D[1,j] <- Cov_fx_fxdash(x,xD[j,])    
  
  for(j in (n+1):(n+n_x1)) Cov_fx_D[1,j] <- Cov_fx_fxdash_dx1dash(x,xD[j,])
  
  for(j in (n+n_x1+1):(n+n_x1+n_x2)) Cov_fx_D[1,j] <- Cov_fx_fxdash_dx2dash(x,xD[j,])
  
  
  ### Perform Bayes Linear adjustment to find Adjusted Expectation and Variance of f(x) ###
  ED_fx   <-  E_fx + Cov_fx_D %*% solve(Var_D) %*% (D - E_D)   
  VarD_fx <-  Var_fx - Cov_fx_D %*% solve(Var_D) %*% t(Cov_fx_D)  
  
  ### return emulator expectation and variance ###
  
  return(c("ExpD_f(x)"=ED_fx,"VarD_f(x)"=VarD_fx))  
  
}
## ---- chunk 26
ystart <- c(S = 850, I = 150, R = 0, dSdx1=0, dSdx2=0, dSdx3=0, dIdx1=0, dIdx2=0, dIdx3=0, dRdx1=0, dRdx2=0, dRdx3=0)


x2_dev <- NULL
for(i in 1:nrow(xD)){
  parms = c(x1=0.7,xD_scaled[i,1], xD_scaled[i,2],dSdx1 = 0, dIdx1 = 0, dRdx1 = 0, dSdx2 = 0, dIdx2 = 0, dRdx2 = 0, dSdx3 = 0, dIdx3 = 0, dRdx3 = 0)
  # Extract the output at t=10, this corresponds to the 101st row 
  infected <- as.matrix(lsoda(ystart, times, SIRS_Disease_Model_adjoint, parms, maxsteps=200000)) [100,"dRdx2"]
  x2_dev <- c(x2_dev,infected)
  
}		

# Transform derivatives to original scale
x2_dev <- x2_dev*0.5


x3_dev <- NULL
for(i in 1:nrow(xD)){
  parms = c(x1=0.7,xD_scaled[i,1], xD_scaled[i,2],dSdx1 = 0, dIdx1 = 0, dRdx1 = 0, dSdx2 = 0, dIdx2 = 0, dRdx2 = 0, dSdx3 = 0, dIdx3 = 0, dRdx3 = 0)
  # Extract the output at t=10, this corresponds to the 101st row 
  infected <- as.matrix(lsoda(ystart, times, SIRS_Disease_Model_adjoint, parms, maxsteps=200000)) [100,"dRdx3"]
  x3_dev <- c(x3_dev,infected)
  
}		

# Transform derivatives to original scale
x3_dev <- x3_dev*0.05

## ---- chunk 27
D <- c(D,x2_dev,x3_dev)
xD <- rbind(xD,xD,xD)
em_out <- t(apply(xP,1,simple_BL_emulator_dev_theta,xD=xD,D=D,theta=c(0.25,0.75),sigma=250,E_f=350))

E_D_fx_mat <- matrix(em_out[,"ExpD_f(x)"],nrow=length(x_grid),ncol=length(x_grid)) 
Var_D_fx_mat <- matrix(em_out[,"VarD_f(x)"],nrow=length(x_grid),ncol=length(x_grid)) 


emul_fill_cont(cont_mat=E_D_fx_mat,cont_levs=seq(0,700,50),xD=xD,x_grid=x_grid,
                color.palette=exp_cols,        # this sets the colour scheme
                main="Emulator Adjusted Expectation E_D[f(x)]")



emul_fill_cont(cont_mat=Var_D_fx_mat,cont_levs=NULL,xD=xD,x_grid=x_grid,
               color.palette=var_cols,
               main="Emulator Adjusted Variance Var_D[f(x)]")
